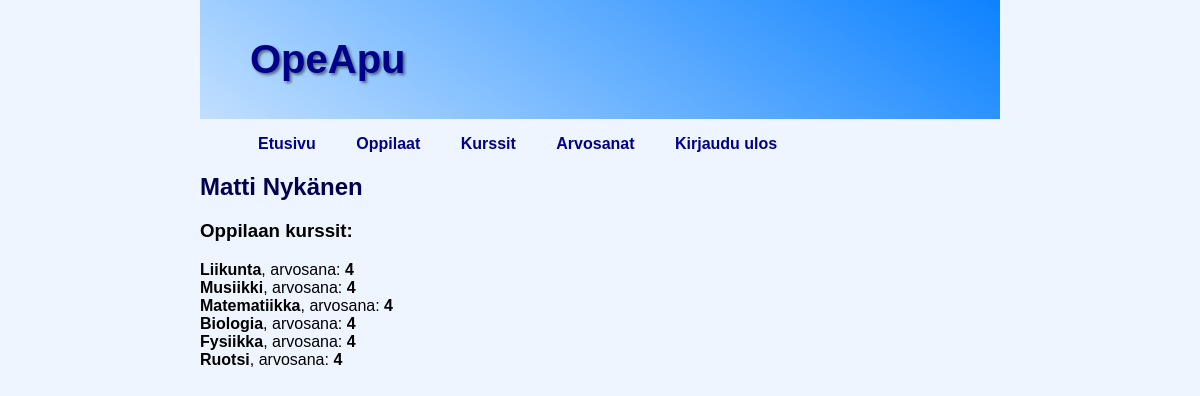
Page /opeapp/student/1/ (signed in) on the committed database.
### opeapp/models.py (models this page shows, shortened)
class Student(models.Model):
    name = models.CharField(max_length=255)
    creator = models.ForeignKey(User, on_delete=models.CASCADE)

class Course(models.Model):
    name = models.CharField(max_length=255)
    creator = models.ForeignKey(User, on_delete=models.CASCADE)

### opeapp/views.py (the view)
# urls.py: path('student/<int:student_id>/', views.student_details, name='student_details'),
@login_required
def student_details(request, student_id):
    try:
        student = Student.objects.get(pk=student_id)
    except:
        messages.error(request, "You do not have permission to view this student's details.")
        return render(request, 'students.html')
    course_students = CourseStudent.objects.filter(student=student)
    student_courses = {}
    for course_student in course_students:
        course_name = course_student.course.name
        grade = course_student.grade
        student_courses[course_name] = {'grade': grade}
    context = {
        'student_name': student.name,
        'course_students': student_courses
    }
    return render(request, 'student.html', context)

### opeapp/templates/student.html (shortened to what this page needs)
{% extends "base.html" %}
{% block link %}
    {% if user.is_authenticated %}
        {{ block.super }}
    {% endif %}
{% endblock %}
{% block content %}
    <h2>{{ student_name }}</h2>
    <h3>Oppilaan kurssit:</h3>
    {% for course, data in course_students.items %}
        <b>{{ course }}</b>, arvosana: <b>{{ data.grade }}</b>
        <br>
    {% endfor %}
{% endblock %}

### opeapp/templates/base.html (shortened to what this page needs)
{% load static %}
<!DOCTYPE html>
<html lang="en">
<head>
    <link rel="stylesheet" href="{% static 'main.css' %}">
</head>
<body>
    <header class="header">
        <h1>OpeApu</h1>
    </header>
    {% if user.is_authenticated %}
    <div>
        <nav>
            <ul>
                {% block link %}
                <li><a href="{% url 'opeapp:home' %}">Etusivu</a></li>
                <li><a href="{% url 'opeapp:students' %}">Oppilaat</a></li>
                <li><a href="{% url 'opeapp:courses' %}">Kurssit</a></li>
                <li><a href="{% url 'opeapp:grades' %}">Arvosanat</a></li>
                <li><a href="{% url 'opeapp:logout' %}">Kirjaudu ulos</a></li>
                {% endblock %}
            </ul>
        </nav>
    </div>
    {% endif %}
    {% block content %}{% endblock %}
</body>
</html>

### opeapp/static/main.css (style rules this page uses)
.header { max-width: 50em; padding: 10px 50px; background: linear-gradient(35deg, #c1dfff, #0d82ff); display: flex; font-size: 20px; color: darkblue; font-weight: 800; text-shadow: 2px 2px 3px rgba(0, 0, 0, 0.5); }
body { margin: auto; max-width: 50em; font-family: 'Montserrat', 'Helvetica', sans-serif; background: rgb(238, 245, 255); }
h2 { color: rgb(0, 0, 77); }
ul { list-style-type: none; }
ul li a { background: rgb(238, 245, 255); }
nav ul { list-style-type: none; }
nav li { display: inline-block; padding: 0 .5em; }
nav li a { padding: 8px 10px; color: darkblue; text-align: center; text-decoration: none; border-radius: 10px; font-weight: 600; transition: background-color 0.3s ease; }

### rows in the picture
Student: name "Matti Nykänen"
Course: course_students "Liikunta"
Course: course_students "Musiikki"
Course: course_students "Matematiikka"
Course: course_students "Biologia"
Course: course_students "Fysiikka"
Course: course_students "Ruotsi"

### other values in the picture
{{ data.grade }} "4" "4" "4" "4" "4" "4"
